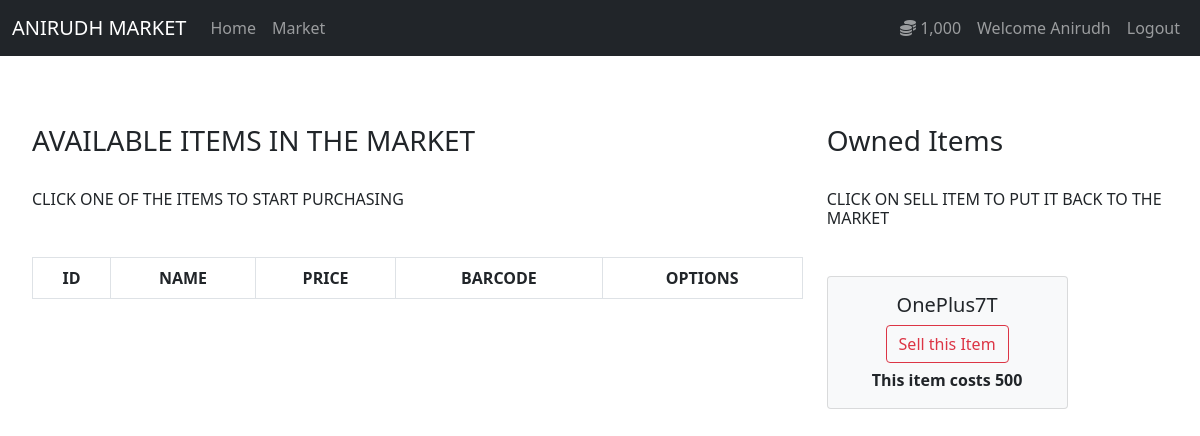
The page /market (signed in) on the database as committed earlier.
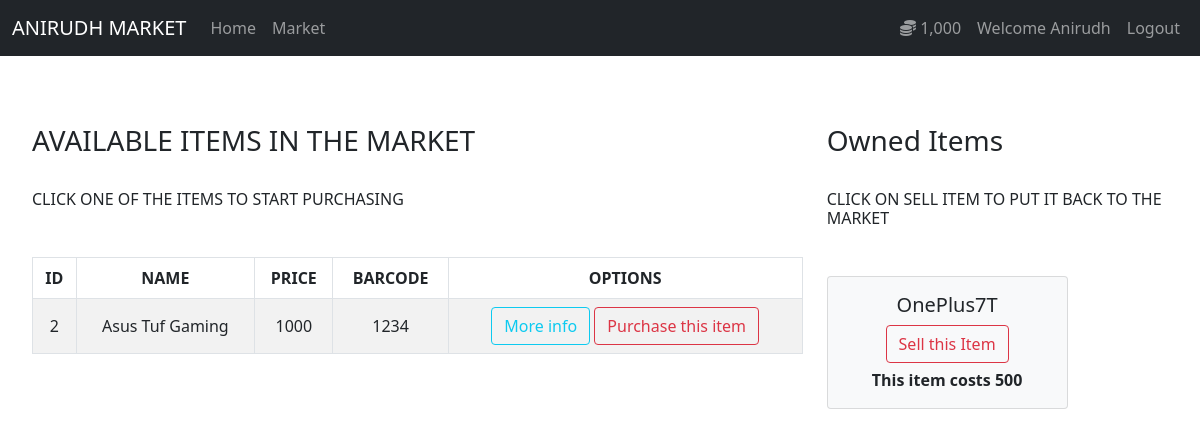
The same page on the database as committed later.
### tables this page shows
CREATE TABLE user (
	id INTEGER NOT NULL, 
	name VARCHAR(30) NOT NULL, 
	email VARCHAR(50) NOT NULL, 
	password VARCHAR(60) NOT NULL, 
	budget INTEGER NOT NULL, 
	PRIMARY KEY (id), 
	UNIQUE (name), 
	UNIQUE (email)
);

CREATE TABLE item (
	id INTEGER NOT NULL, 
	name VARCHAR(30) NOT NULL, 
	price INTEGER NOT NULL, 
	barcode VARCHAR(12) NOT NULL, 
	description VARCHAR(1024) NOT NULL, 
	owner INTEGER, 
	PRIMARY KEY (id), 
	UNIQUE (name), 
	UNIQUE (barcode), 
	UNIQUE (description), 
	FOREIGN KEY(owner) REFERENCES user (id)
);

### market.py (the view, shortened to what this page needs)
@app.route('/market', methods=['GET', 'POST'])
@login_required
def market_page():
    from models import Item
    from forms import PurchaseItemForm, SellItemForm
    purchaseitemform = PurchaseItemForm()
    sellitemform = SellItemForm()
    if request.method == "GET":
        items = Item.query.filter_by(owner=None)
        owned_items = Item.query.filter_by(owner = current_user.id)
        return render_template('market.html', items=items, purchaseitemform=purchaseitemform, owned_items = owned_items, sellitemform =sellitemform)

### market.py (called while the page is built)
@login_manager.user_loader
def load_user(user_id):
    from models import User
    return User.query.get(int(user_id))

### models.py (called while the page is built)
    @property
    def prettier_budget(self):
        if len(str(self.budget)) >=4:
            return f'{str(self.budget)[:-3]},{str(self.budget)[-3:]}'
        else:
            return f'{self.budget}'

### templates/market.html (shortened to what this page needs)
{% extends 'base.html' %}
{% block body %}
<div class="row" style="margin-top:20px; margin-left:20px">
  <div class="col-8">
    <h3 class="mt-5">AVAILABLE ITEMS IN THE MARKET</h3>
    <br>
    <h6>CLICK ONE OF THE ITEMS TO START PURCHASING</h6>
    <table class="table table-bordered table-striped text-center center-block align-middle mt-5">
      <thead>
        <tr>
          <th scope="col">ID</th>
          <th scope="col">NAME</th>
          <th scope="col">PRICE</th>
          <th scope="col">BARCODE</th>
          <th scope="col">OPTIONS</th>
        </tr>
      </thead>
      <tbody>
        {% for item in items %}
        <tr>
          <td>{{item.id}}</th>
          <td>{{item.name}}</td>
          <td>{{item.price}}</td>
          <td>{{item.barcode}}</td>
          <td>
            <button type="button" class="btn btn-outline-info" data-toggle="modal" data-target="#modal-{{item.id}}">More
              info</button>
            <button type="button" class="btn btn-outline-danger" data-toggle="modal"
              data-target="#purchase_modal-{{item.id}}">Purchase this item</button>
          </td>
        </tr>
        {% endfor %}
      </tbody>
    </table>
  </div>
  <div class="col-4">
    <h3 class= "mt-5">Owned Items</h3>
    <br>
    <h6>CLICK ON SELL ITEM TO PUT IT BACK TO THE MARKET</h6>
    <br>
    <div class="row mt-3">
      {% for owned_item in owned_items %}
      <div class="col-md-8">
        <div  class="card text-center bg-light mb-5">
          <div class="card-body">
            <h5 class="card-title">{{ owned_item.name }}</h5>
            <button type="button" class="btn btn-outline-danger" style="margin-bottom: 5px" data-toggle="modal"
              data-target="#sell_modal-{{owned_item.id}}">
              Sell this Item
            </button>
            <p class="card-text"><strong>
                This item costs {{ owned_item.price }}
              </strong></p>
          </div>
        </div>
      </div>
      {% endfor %}
    </div>
  </div>
  {% endblock %}

### templates/base.html (shortened to what this page needs)
<!doctype html>
<html lang="en">
<head>
  <link href="https://cdn.jsdelivr.net/npm/bootstrap@5.0.0-beta2/dist/css/bootstrap.min.css" rel="stylesheet"
>
</head>
<body>
  <nav class="navbar navbar-expand-lg navbar-dark bg-dark">
    <div class="container-fluid">
      <a class="navbar-brand" href="{{ url_for('home_page') }}">ANIRUDH MARKET</a>
      <div class="collapse navbar-collapse" id="navbarSupportedContent">
        <ul class="navbar-nav me-auto mb-2 mb-lg-0">
          <li class="nav-item">
            <a class="nav-link" aria-current="page" href="{{ url_for('home_page') }}">Home</a>
          </li>
          <li class="nav-item">
            <a class="nav-link" href="{{ url_for('market_page') }}">Market</a>
          </li>
        </ul>
        {% if current_user.is_authenticated %}
        <ul class="navbar-nav">
          <li class="nav-item">
            <a class="nav-link">
                <i class="fas fa-coins"></i>
                {{ current_user.prettier_budget }}
            </a>
        </li>
          <li class="nav-item">
            <a class="nav-link" aria-current="page"> Welcome {{ current_user.name }}</a>
          </li>
          <li class="nav-item">
            <a class="nav-link" aria-current="page" href="{{ url_for('logout_page') }}">Logout</a>
          </li>
        </ul>
        {% endif %}
      </div>
    </div>
  </nav>
  {% block body %}
  {% endblock %}
</body>
</html>

Rows that differ between the two databases and show on the page:
added item: id "2", name "Asus Tuf Gaming", price "1000", barcode "1234", shown under "CLICK ONE OF THE ITEMS TO START PURCHASING"
